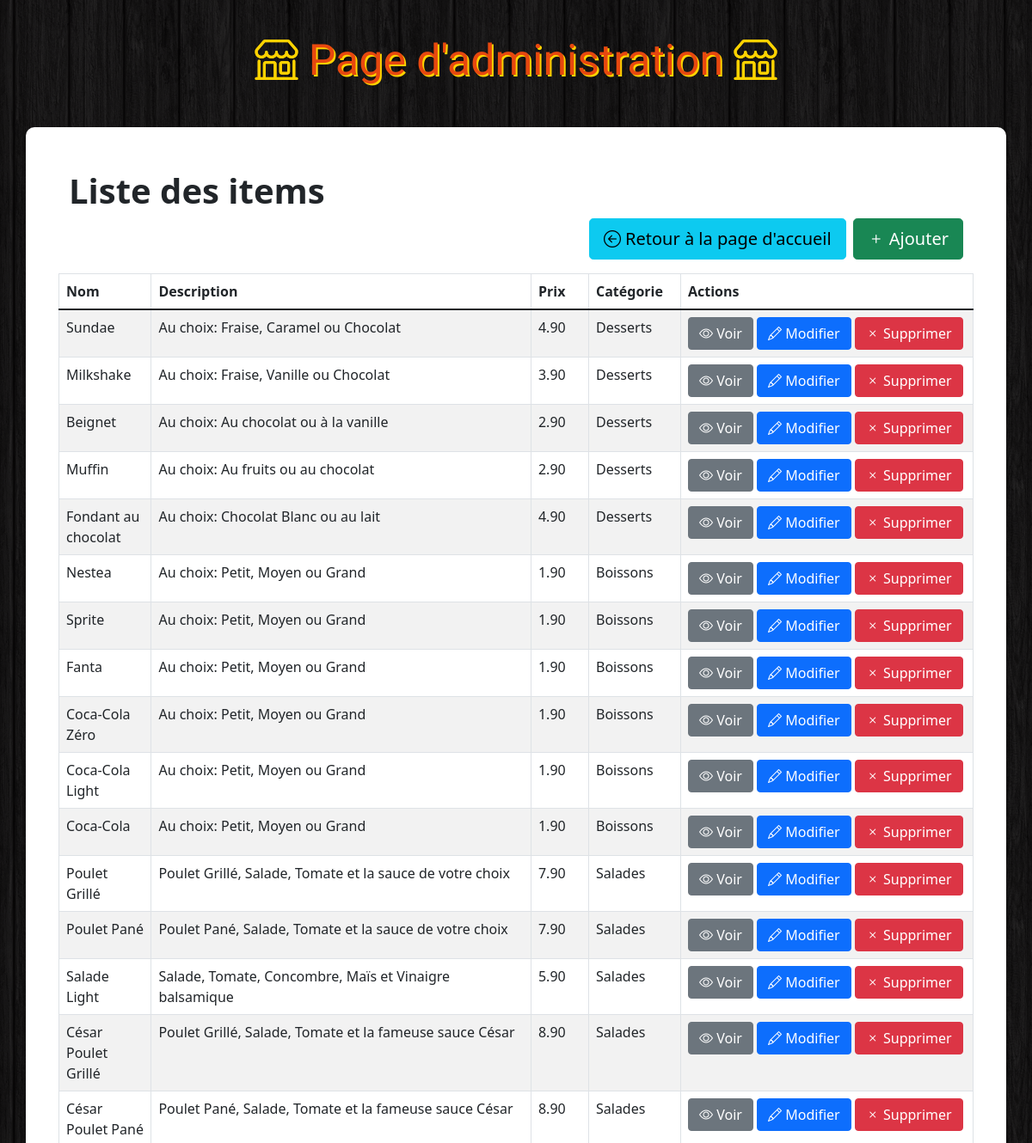
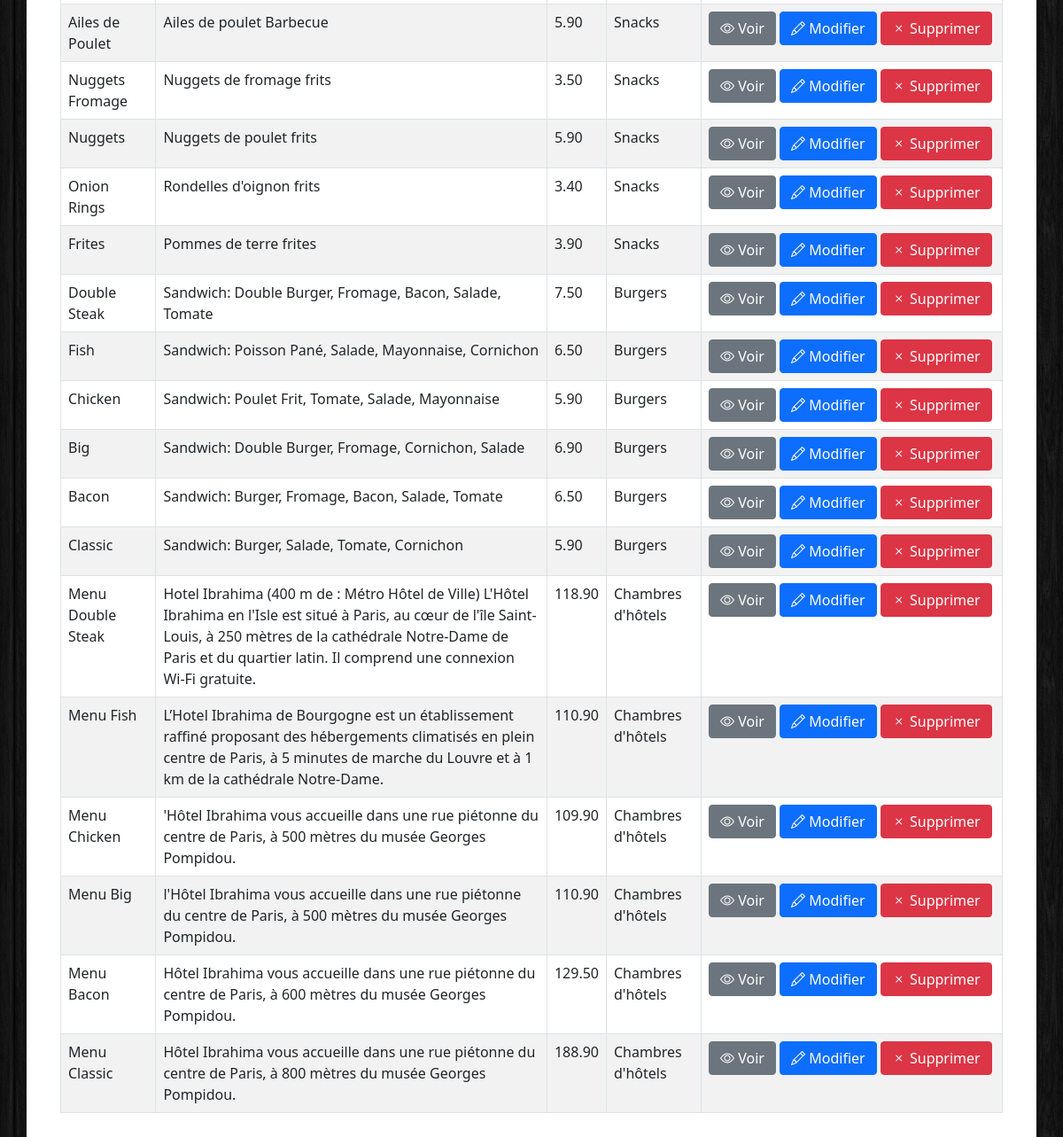
The app's page /admin/index.php with its own data (2 pictures, top to bottom).
### tables this page shows
CREATE TABLE `items` (
  `id` int(11) NOT NULL,
  `name` varchar(100) NOT NULL,
  `description` varchar(255) NOT NULL,
  `price` float NOT NULL,
  `image` varchar(255) NOT NULL,
  `category` int(11) NOT NULL
);

CREATE TABLE `categories` (
  `id` int(11) NOT NULL,
  `name` varchar(100) NOT NULL
);

### html/admin/index.php (the view, shortened to what this page needs)
<!DOCTYPE html>
<html>
    <head>
        <link href="https://cdn.jsdelivr.net/npm/bootstrap@5.1.1/dist/css/bootstrap.min.css" rel="stylesheet">
        <link rel="stylesheet" href="https://cdn.jsdelivr.net/npm/bootstrap-icons@1.5.0/font/bootstrap-icons.css">
        <link rel="stylesheet" href="../css/styles.css">
    </head>
    <body>
        <h1 class="text-logo"><span class="bi-shop"></span> Page d'administration <span class="bi-shop"></span></h1>
        <div class="container admin">
            <div class="row">
                <h1><strong>Liste des items</strong></h1>
                <div class="d-flex justify-content-end">
                    <a href="../index.php" class="btn btn-info btn-lg me-2">
                        <span class="bi-arrow-left-circle"></span> Retour à la page d'accueil
                    </a>
                    <a href="insert.php" class="btn btn-success btn-lg">
                        <span class="bi-plus"></span> Ajouter
                    </a>
                </div>
                <table class="table table-striped table-bordered mt-3">
                  <thead>
                    <tr>
                      <th>Nom</th>
                      <th>Description</th>
                      <th>Prix</th>
                      <th>Catégorie</th>
                      <th>Actions</th>
                    </tr>
                  </thead>
                  <tbody>
                      <?php
                        $db = Database::connect();
                        $statement = $db->query('SELECT items.id, items.name, items.description, items.price, categories.name AS category FROM items LEFT JOIN categories ON items.category = categories.id ORDER BY items.id DESC');
                        while($item = $statement->fetch()) {
                            echo '<tr>';
                            echo '<td>'. $item['name'] . '</td>';
                            echo '<td>'. $item['description'] . '</td>';
                            echo '<td>'. number_format($item['price'], 2, '.', '') . '</td>';
                            echo '<td>'. $item['category'] . '</td>';
                            echo '<td width=340>';
                            echo '<a class="btn btn-secondary" href="view.php?id='.$item['id'].'"><span class="bi-eye"></span> Voir</a>';
                            echo '<a class="btn btn-primary" href="update.php?id='.$item['id'].'"><span class="bi-pencil"></span> Modifier</a>';
                            echo '<a class="btn btn-danger" href="delete.php?id='.$item['id'].'"><span class="bi-x"></span> Supprimer</a>';
                            echo '</td>';
                            echo '</tr>';
                        }
                      ?>
                  </tbody>
                </table>
            </div>
        </div>
    </body>
</html>

### html/css/styles.css (style rules this page uses)
body { background: url(../images/bg.png); }
.text-logo { font-family: 'Holtwood One SC', sans-serif; color: #e7480f; text-shadow: 2px 2px #ffd301; font-size: 50px; padding: 40px 0px; text-align: center; }
.text-logo span { color: #ffd301; text-shadow: 0px 0px #ffd301; }
.admin { background: #fff; padding: 50px; border-radius: 10px; }

### records on screen
items: name "Sundae", description "Au choix: Fraise, Caramel ou Chocolat", price "4.90", category.name "Desserts"
items: name "Milkshake", description "Au choix: Fraise, Vanille ou Chocolat", price "3.90", category.name "Desserts"
items: name "Beignet", description "Au choix: Au chocolat ou à la vanille", price "2.90", category.name "Desserts"
items: name "Muffin", description "Au choix: Au fruits ou au chocolat", price "2.90", category.name "Desserts"
items: name "Fondant au chocolat", description "Au choix: Chocolat Blanc ou au lait", price "4.90", category.name "Desserts"
items: name "Nestea", description "Au choix: Petit, Moyen ou Grand", price "1.90", category.name "Boissons"
items: name "Sprite", description "Au choix: Petit, Moyen ou Grand", price "1.90", category.name "Boissons"
items: name "Fanta", description "Au choix: Petit, Moyen ou Grand", price "1.90", category.name "Boissons"
items: name "Coca-Cola Zéro", description "Au choix: Petit, Moyen ou Grand", price "1.90", category.name "Boissons"
items: name "Coca-Cola Light", description "Au choix: Petit, Moyen ou Grand", price "1.90", category.name "Boissons"
items: name "Coca-Cola", description "Au choix: Petit, Moyen ou Grand", price "1.90", category.name "Boissons"
items: name "Poulet Grillé", description "Poulet Grillé, Salade, Tomate et la sauce de votre choix", price "7.90", category.name "Salades"
items: name "Poulet Pané", description "Poulet Pané, Salade, Tomate et la sauce de votre choix", price "7.90", category.name "Salades"
items: name "Salade Light", description "Salade, Tomate, Concombre, Maïs et Vinaigre balsamique", price "5.90", category.name "Salades"
items: name "César Poulet Grillé", description "Poulet Grillé, Salade, Tomate et la fameuse sauce César", price "8.90", category.name "Salades"
items: name "César Poulet Pané", description "Poulet Pané, Salade, Tomate et la fameuse sauce César", price "8.90", category.name "Salades"
items: name "Ailes de Poulet", description "Ailes de poulet Barbecue", price "5.90", category.name "Snacks"
items: name "Nuggets Fromage", description "Nuggets de fromage frits", price "3.50", category.name "Snacks"
items: name "Nuggets", description "Nuggets de poulet frits", price "5.90", category.name "Snacks"
items: name "Onion Rings", description "Rondelles d'oignon frits", price "3.40", category.name "Snacks"
items: name "Frites", description "Pommes de terre frites", price "3.90", category.name "Snacks"
items: name "Double Steak", description "Sandwich: Double Burger, Fromage, Bacon, Salade, Tomate", price "7.50", category.name "Burgers"
items: name "Fish", description "Sandwich: Poisson Pané, Salade, Mayonnaise, Cornichon", price "6.50", category.name "Burgers"
items: name "Chicken", description "Sandwich: Poulet Frit, Tomate, Salade, Mayonnaise", price "5.90", category.name "Burgers"
items: name "Big", description "Sandwich: Double Burger, Fromage, Cornichon, Salade", price "6.90", category.name "Burgers"
items: name "Bacon", description "Sandwich: Burger, Fromage, Bacon, Salade, Tomate", price "6.50", category.name "Burgers"
items: name "Classic", description "Sandwich: Burger, Salade, Tomate, Cornichon", price "5.90", category.name "Burgers"
items: name "Menu Double Steak", description "Hotel Ibrahima (400 m de : Métro Hôtel de Ville) L'Hôtel Ibrahima en l'Isle est situé à Paris, au cœur de l'île Saint-Louis, à 250 mètres de la cathédrale Notre-Dame de Paris et du quartier latin. Il comprend une connexion Wi-Fi gratuite.", price "118.90", category.name "Chambres d'hôtels"
items: name "Menu Fish", description "L’Hotel Ibrahima de Bourgogne est un établissement raffiné proposant des hébergements climatisés en plein centre de Paris, à 5 minutes de marche du Louvre et à 1 km de la cathédrale Notre-Dame.", price "110.90", category.name "Chambres d'hôtels"
items: name "Menu Chicken", description "'Hôtel Ibrahima vous accueille dans une rue piétonne du centre de Paris, à 500 mètres du musée Georges Pompidou.", price "109.90", category.name "Chambres d'hôtels"
items: name "Menu Big", description "l'Hôtel Ibrahima vous accueille dans une rue piétonne du centre de Paris, à 500 mètres du musée Georges Pompidou.", price "110.90", category.name "Chambres d'hôtels"
items: name "Menu Bacon", description "Hôtel Ibrahima vous accueille dans une rue piétonne du centre de Paris, à 600 mètres du musée Georges Pompidou.", price "129.50", category.name "Chambres d'hôtels"
items: name "Menu Classic", description "Hôtel Ibrahima vous accueille dans une rue piétonne du centre de Paris, à 800 mètres du musée Georges Pompidou.", price "188.90", category.name "Chambres d'hôtels"
